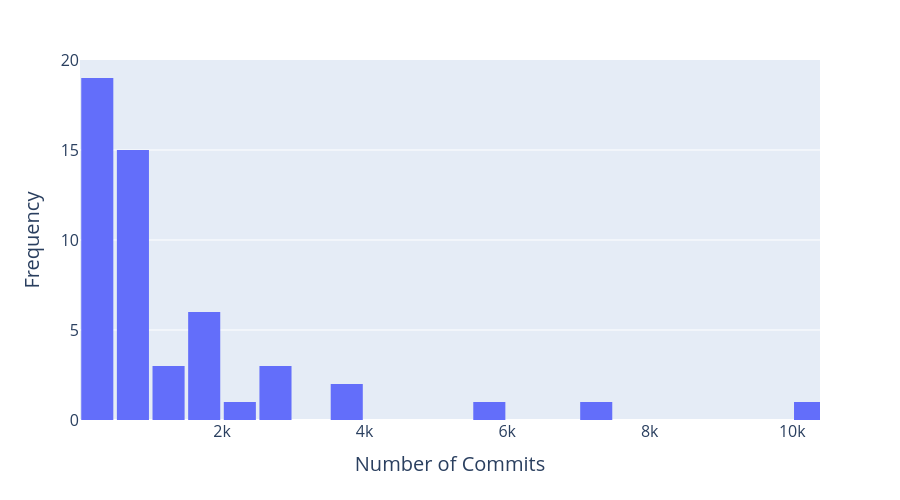

This figure's notebook cell:
### Code cell
import pandas as pd
import plotly.express as px

df = pd.read_csv("data/evaluation_harness_metadata.csv", encoding="utf-8")

# Create histogram for forks
fig = px.histogram(
    df, 
    x='commits',
    nbins=50,  # Adjust number of bins as needed
)

# Customize the layout
fig.update_layout(
    xaxis_title="Number of Commits",
    yaxis_title="Frequency",
    height=500,
    showlegend=False,
    bargap=0.1,  # Add small gap between bars for better distinguishability
    xaxis=dict(
        title_font_size=20,
        tickfont_size=16,
        range=[df['commits'].min(), df['commits'].max()]  # Start x-axis from min value to avoid overlap at 0
    ),
    yaxis=dict(
        title_font_size=20,
        tickfont_size=16
    )
)

fig.show()

### Figure 1 — Plotly figure (JSON) as saved in the notebook; plotly's stock layout.template omitted (floating-point values rounded to 4 significant figures)
{"data": [{"bingroup": "x", "hovertemplate": "commits=%{x}<br>count=%{y}<extra></extra>", "legendgroup": "", "marker": {"color": "#636efa", "pattern": {"shape": ""}}, "name": "", "nbinsx": 50, "orientation": "v", "showlegend": false, "type": "histogram", "x": [596, 1585, 420, 871, 489, 93, 920, 568, 7189, 207, 2562, 821, 688, 517, 974, 2700, 109, 10389, 5993, 7, 3564, 291, 107, 3855, 494, 35, 1467, 598, 957, 925, 1826, 679, 563, 1018, 690, 211, 259, 2936, 1835, 998, 63, 291, 233, 191, 158, 22, 1570, 2331, 1615, 306, 1059, 1564], "xaxis": "x", "yaxis": "y"}], "layout": {"bargap": 0.1, "barmode": "relative", "height": 500, "legend": {"tracegroupgap": 0}, "margin": {"t": 60}, "showlegend": false, "xaxis": {"anchor": "y", "domain": [0, 1], "range": [7, 10389], "tickfont": {"size": 16}, "title": {"font": {"size": 20}, "text": "Number of Commits"}}, "yaxis": {"anchor": "x", "domain": [0, 1], "tickfont": {"size": 16}, "title": {"font": {"size": 20}, "text": "Frequency"}}}}
